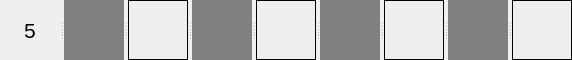
     <widget class="QSplitter" name="splitter_4">
      <property name="orientation">
       <enum>Qt::Horizontal</enum>
      </property>
      <widget class="QLabel" name="label_73">
       <property name="minimumSize">
        <size>
         <width>60</width>
         <height>60</height>
        </size>
       </property>
       <property name="maximumSize">
        <size>
         <width>60</width>
         <height>60</height>
        </size>
       </property>
       <property name="baseSize">
        <size>
         <width>60</width>
         <height>60</height>
        </size>
       </property>
       <property name="font">
        <font>
         <family>Arial</family>
         <pointsize>16</pointsize>
        </font>
       </property>
       <property name="layoutDirection">
        <enum>Qt::LeftToRight</enum>
       </property>
       <property name="text">
        <string>5</string>
       </property>
       <property name="alignment">
        <set>Qt::AlignCenter</set>
       </property>
      </widget>
      <widget class="QLabel" name="cell40">
       <property name="minimumSize">
        <size>
         <width>60</width>
         <height>60</height>
        </size>
       </property>
       <property name="maximumSize">
        <size>
         <width>60</width>
         <height>60</height>
        </size>
       </property>
       <property name="baseSize">
        <size>
         <width>60</width>
         <height>60</height>
        </size>
       </property>
       <property name="layoutDirection">
        <enum>Qt::LeftToRight</enum>
       </property>
       <property name="autoFillBackground">
        <bool>false</bool>
       </property>
       <property name="styleSheet">
        <string notr="true">background-color : grey</string>
       </property>
       <property name="text">
        <string/>
       </property>
      </widget>
      <widget class="QLabel" name="cell41">
       <property name="minimumSize">
        <size>
         <width>60</width>
         <height>60</height>
        </size>
       </property>
       <property name="maximumSize">
        <size>
         <width>60</width>
         <height>60</height>
        </size>
       </property>
       <property name="baseSize">
        <size>
         <width>60</width>
         <height>60</height>
        </size>
       </property>
       <property name="layoutDirection">
        <enum>Qt::LeftToRight</enum>
       </property>
       <property name="autoFillBackground">
        <bool>false</bool>
       </property>
       <property name="styleSheet">
        <string notr="true">border: 1px solid black</string>
       </property>
       <property name="text">
        <string/>
       </property>
      </widget>
      <widget class="QLabel" name="cell42">
       <property name="minimumSize">
        <size>
         <width>60</width>
         <height>60</height>
        </size>
       </property>
       <property name="maximumSize">
        <size>
         <width>60</width>
         <height>60</height>
        </size>
       </property>
       <property name="baseSize">
        <size>
         <width>60</width>
         <height>60</height>
        </size>
       </property>
       <property name="layoutDirection">
        <enum>Qt::LeftToRight</enum>
       </property>
       <property name="autoFillBackground">
        <bool>false</bool>
       </property>
       <property name="styleSheet">
        <string notr="true">background-color : grey</string>
       </property>
       <property name="text">
        <string/>
       </property>
      </widget>
      <widget class="QLabel" name="cell43">
       <property name="minimumSize">
        <size>
         <width>60</width>
         <height>60</height>
        </size>
       </property>
       <property name="maximumSize">
        <size>
         <width>60</width>
         <height>60</height>
        </size>
       </property>
       <property name="baseSize">
        <size>
         <width>60</width>
         <height>60</height>
        </size>
       </property>
       <property name="layoutDirection">
        <enum>Qt::LeftToRight</enum>
       </property>
       <property name="autoFillBackground">
        <bool>false</bool>
       </property>
       <property name="styleSheet">
        <string notr="true">border: 1px solid black</string>
       </property>
       <property name="text">
        <string/>
       </property>
      </widget>
      <widget class="QLabel" name="cell44">
       <property name="minimumSize">
        <size>
         <width>60</width>
         <height>60</height>
        </size>
       </property>
       <property name="maximumSize">
        <size>
         <width>60</width>
         <height>60</height>
        </size>
       </property>
       <property name="baseSize">
        <size>
         <width>60</width>
         <height>60</height>
        </size>
       </property>
       <property name="layoutDirection">
        <enum>Qt::LeftToRight</enum>
       </property>
       <property name="autoFillBackground">
        <bool>false</bool>
       </property>
       <property name="styleSheet">
        <string notr="true">background-color : grey</string>
       </property>
       <property name="text">
        <string/>
       </property>
      </widget>
      <widget class="QLabel" name="cell45">
       <property name="minimumSize">
        <size>
         <width>60</width>
         <height>60</height>
        </size>
       </property>
       <property name="maximumSize">
        <size>
         <width>60</width>
         <height>60</height>
        </size>
       </property>
       <property name="baseSize">
        <size>
         <width>60</width>
         <height>60</height>
        </size>
       </property>
       <property name="layoutDirection">
        <enum>Qt::LeftToRight</enum>
       </property>
       <property name="autoFillBackground">
        <bool>false</bool>
       </property>
       <property name="styleSheet">
        <string notr="true">border: 1px solid black</string>
       </property>
       <property name="text">
        <string/>
       </property>
      </widget>
      <widget class="QLabel" name="cell46">
       <property name="minimumSize">
        <size>
         <width>60</width>
         <height>60</height>
        </size>
       </property>
       <property name="maximumSize">
        <size>
         <width>60</width>
         <height>60</height>
        </size>
       </property>
       <property name="baseSize">
        <size>
         <width>60</width>
         <height>60</height>
        </size>
       </property>
       <property name="layoutDirection">
        <enum>Qt::LeftToRight</enum>
       </property>
       <property name="autoFillBackground">
        <bool>false</bool>
       </property>
       <property name="styleSheet">
        <string notr="true">background-color : grey</string>
       </property>
       <property name="text">
        <string/>
       </property>
      </widget>
      <widget class="QLabel" name="cell47">
       <property name="minimumSize">
        <size>
         <width>60</width>
         <height>60</height>
        </size>
       </property>
       <property name="maximumSize">
        <size>
         <width>60</width>
         <height>60</height>
        </size>
       </property>
       <property name="baseSize">
        <size>
         <width>60</width>
         <height>60</height>
        </size>
       </property>
       <property name="layoutDirection">
        <enum>Qt::LeftToRight</enum>
       </property>
       <property name="autoFillBackground">
        <bool>false</bool>
       </property>
       <property name="styleSheet">
        <string notr="true">border: 1px solid black</string>
       </property>
       <property name="text">
        <string/>
       </property>
      </widget>
     </widget>
